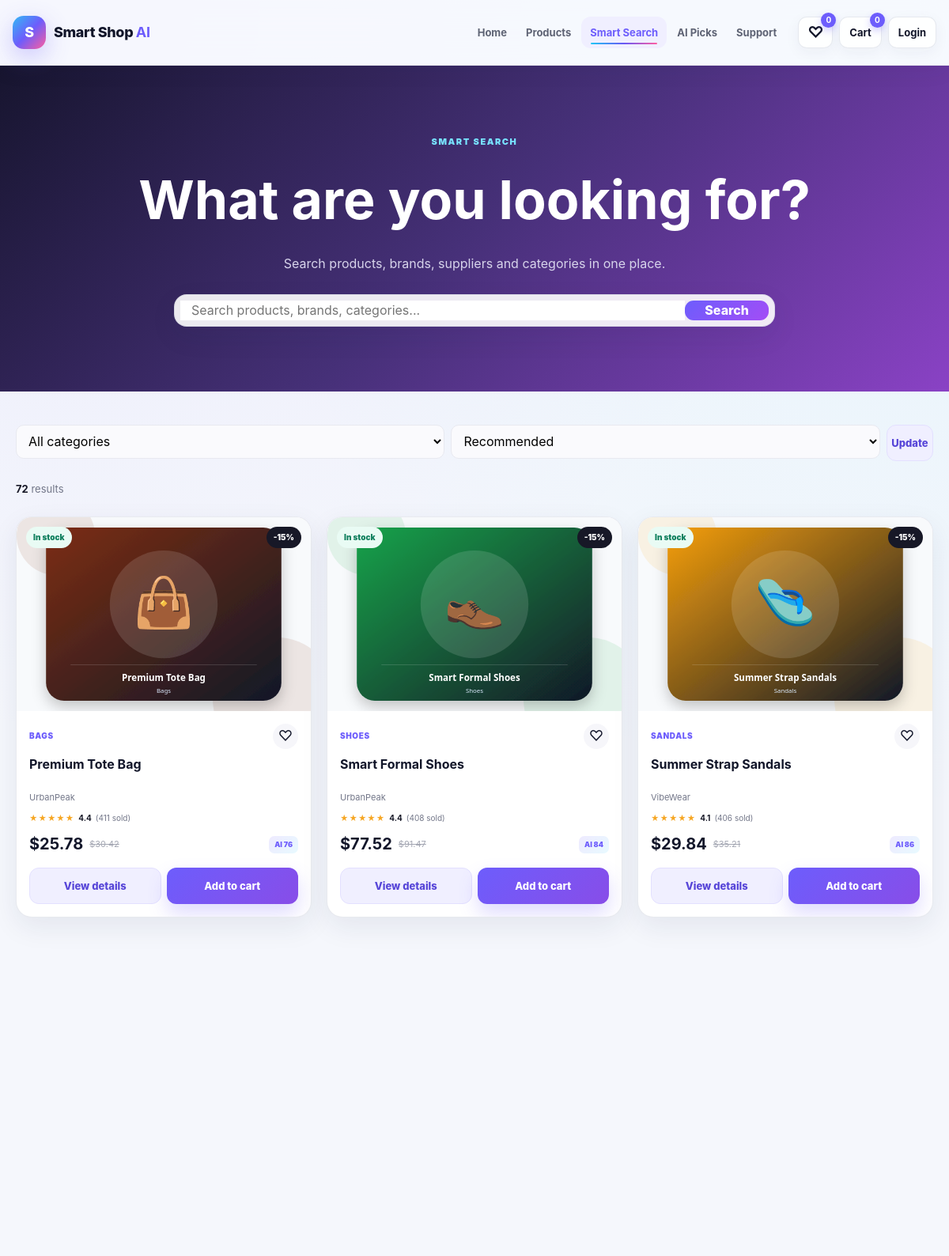
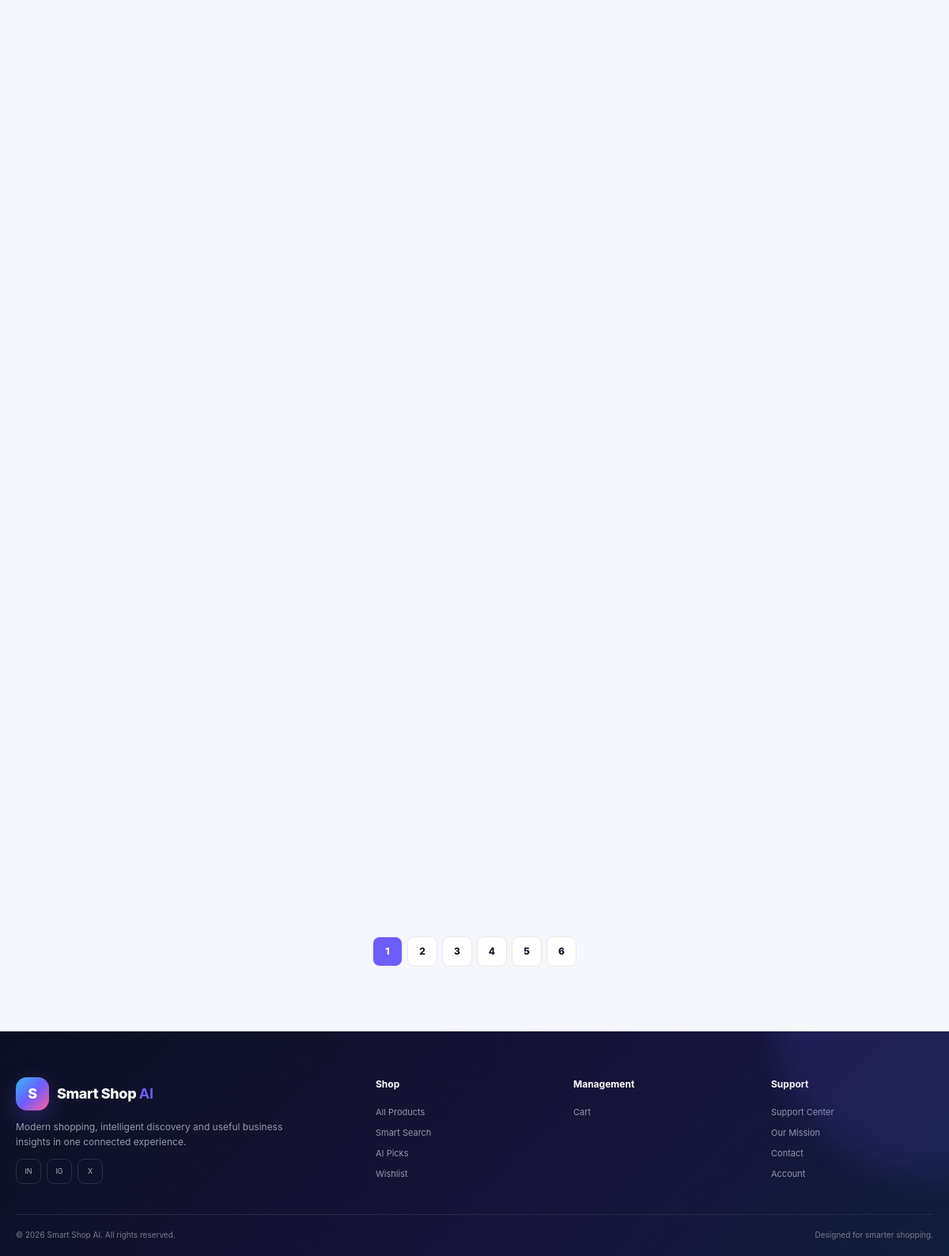
Screenshot of /search with the database file from the repository (2 pictures, top to bottom).
### tables this page shows
CREATE TABLE products (
                product_id INTEGER PRIMARY KEY AUTOINCREMENT,
                name TEXT NOT NULL,
                category TEXT NOT NULL,
                brand TEXT DEFAULT '',
                price REAL NOT NULL DEFAULT 0,
                stock INTEGER NOT NULL DEFAULT 0,
                rating REAL NOT NULL DEFAULT 0,
                sales INTEGER NOT NULL DEFAULT 0,
                supplier TEXT DEFAULT '',
                links TEXT DEFAULT '',
                content TEXT DEFAULT '',
                description TEXT DEFAULT '',
                image TEXT DEFAULT '',
                created_at TEXT DEFAULT CURRENT_TIMESTAMP
            );

### app.py (the view)
@app.route("/search")
def search():
    keyword = request.args.get("q", "").strip()
    category = request.args.get("category", "All").strip() or "All"
    sort = request.args.get("sort", "featured").strip()
    try: page = int(request.args.get("page", 1))
    except ValueError: page = 1
    db = DatabaseManager()
    try:
        all_items = list(db.search_and_filter(keyword, category, sort))
        categories = db.get_categories()
    finally:
        db.close()
    items, page, pages, total = paginate(all_items, page, 12)
    return render_template("search.html", products=items, categories=categories, keyword=keyword,
                           selected_category=category, selected_sort=sort, page=page, pages=pages, total=total)

### app.py (called while the page is built, shortened)
def cart_map():
    raw = session.get("cart", {})
    if isinstance(raw, dict):
        clean = {}
        for key, value in raw.items():
            try:
                pid, qty = int(key), max(1, int(value))
                clean[pid] = qty
            except (TypeError, ValueError):
                continue
        return clean

def wishlist_ids():
    raw = session.get("wishlist", [])
    if not isinstance(raw, list):
        return []
    result = []
    return result

def ai_score(product):
    sales = int(product["sales"] or 0)
    rating = float(product["rating"] or 0)
    stock = int(product["stock"] or 0)
    sales_component = min(sales / 420, 1) * 45
    rating_component = min(rating / 5, 1) * 30
    availability_component = min(stock / 85, 1) * 25
    return round(sales_component + rating_component + availability_component)

def paginate(items, page, per_page=12):
    total = len(items)
    pages = max(1, ceil(total / per_page))
    page = min(max(1, page), pages)
    start = (page - 1) * per_page
    return items[start:start + per_page], page, pages, total

@app.context_processor
def global_shop_data():
    cart = cart_map()
    wish = wishlist_ids()
    return {
        "cart_count": sum(cart.values()),
        "cart_map": cart,
        "wishlist_count": len(wish),
        "wishlist_ids": wish,
        "current_endpoint": request.endpoint or "",
        "ai_score": ai_score,
        "is_admin": is_admin(),
    }

@app.before_request
def startup():
    if not getattr(app, "_catalogue_ready", False):
        ensure_catalogue()
        app._catalogue_ready = True

def is_admin():
    return session.get("role") == "admin"

### database/database.py (called while the page is built)
    def close(self) -> None:
        try:
            self.connection.close()
        except Exception:
            pass

    def get_categories(self):
        rows = self.cursor.execute(
            """
            SELECT category, COUNT(*) AS product_count, COALESCE(SUM(sales),0) AS sales,
                   COALESCE(SUM(stock),0) AS stock
            FROM products
            GROUP BY category
            ORDER BY category COLLATE NOCASE
            """
        ).fetchall()
        return [row["category"] for row in rows]

### templates/search.html (shortened to what this page needs)
{% extends "base.html" %}{% from "_macros.html" import product_card with context %}
{% block content %}
<section class="search-hero"><div class="shell search-center"><span class="kicker light-kicker">SMART SEARCH</span><h1>What are you looking for?</h1><p>Search products, brands, suppliers and categories in one place.</p><form class="search-mega" method="GET" action="{{ url_for('search') }}"><input name="q" value="{{ keyword }}" placeholder="Search products, brands, categories..."><button type="submit">Search</button></form></div></section>
<section class="section compact-top"><div class="shell"><form class="mini-filters" method="GET" action="{{ url_for('search') }}"><select name="category"><option value="All">All categories</option></select><select name="sort"><option value="featured">Recommended</option></select><button class="btn btn-soft" type="submit">Update</button></form><div class="results-line"><div><b>{{ total }}</b> results</div></div>{% if products %}<div class="product-grid product-grid-3">{% for p in products %}{{ product_card(p) }}{% endfor %}</div>{% else %}<div class="empty-state"><div class="empty-symbol">?</div><h2>No matching products</h2><p>Try a broader search or explore the full catalogue.</p><a class="btn btn-primary" href="{{ url_for('products') }}">Browse products</a></div>{% endif %}{% if pages > 1 %}<nav class="pagination">{% for n in range(1,pages+1) %}<a class="{% if n==page %}current{% endif %}" href="{{ url_for('search', q=keyword, category=selected_category, sort=selected_sort, page=n) }}">{{ n }}</a>{% endfor %}</nav>{% endif %}</div></section>
{% endblock %}

### templates/base.html (shortened to what this page needs)
<!doctype html>
<html lang="en">
<head>
  <link rel="stylesheet" href="{{ url_for('static', filename='css/style.css') }}">
</head>
<body>
<header class="site-header">
  <div class="nav-shell">
    <a class="brand" href="{{ url_for('home') }}"><span class="brand-mark">S</span><span>Smart Shop <b>AI</b></span></a>
    <nav class="main-nav">
      <a class="{% if current_endpoint=='home' %}active{% endif %}" href="{{ url_for('home') }}">Home</a>
      <a class="{% if current_endpoint in ['products','product_detail','add_product','edit_product'] %}active{% endif %}" href="{{ url_for('products') }}">Products</a>
      <a class="{% if current_endpoint=='search' %}active{% endif %}" href="{{ url_for('search') }}">Smart Search</a>
      <a class="{% if current_endpoint=='recommendations' %}active{% endif %}" href="{{ url_for('recommendations') }}">AI Picks</a>
      <a class="{% if current_endpoint=='support' %}active{% endif %}" href="{{ url_for('support') }}">Support</a>
    </nav>
    <div class="nav-actions">
      <a class="icon-link" href="{{ url_for('wishlist') }}" aria-label="Wishlist">&#9825;<span class="count-badge">{{ wishlist_count }}</span></a>
      <a class="icon-link" href="{{ url_for('cart') }}" aria-label="Cart">Cart<span class="count-badge">{{ cart_count }}</span></a>
      {% if session.get('username') %}<a class="account-link" href="{{ url_for('logout') }}">Logout</a>{% else %}<a class="account-link" href="{{ url_for('login') }}">Login</a>{% endif %}
    </div>
  </div>
</header>
<main>{% block content %}{% endblock %}</main>
<footer class="site-footer">
  <div class="footer-shell">
    <div class="footer-brand"><a class="brand brand-light" href="{{ url_for('home') }}"><span class="brand-mark">S</span><span>Smart Shop <b>AI</b></span></a><p>Modern shopping, intelligent discovery and useful business insights in one connected experience.</p><div class="social-row"><span>IN</span><span>IG</span><span>X</span></div></div>
    <div class="footer-col"><h4>Shop</h4><a href="{{ url_for('products') }}">All Products</a><a href="{{ url_for('search') }}">Smart Search</a><a href="{{ url_for('recommendations') }}">AI Picks</a><a href="{{ url_for('wishlist') }}">Wishlist</a></div>
    <div class="footer-col"><h4>Management</h4>{% if is_admin %}<a href="{{ url_for('admin_dashboard') }}">Admin Panel</a><a href="{{ url_for('admin_products') }}">Manage Products</a><a href="{{ url_for('admin_orders') }}">Manage Orders</a><a href="{{ url_for('admin_returns') }}">Manage Returns</a><a href="{{ url_for('admin_users') }}">Manage Users</a>{% else %}<a href="{{ url_for('cart') }}">Cart</a>{% endif %}</div>
    <div class="footer-col"><h4>Support</h4><a href="{{ url_for('support') }}">Support Center</a><a href="{{ url_for('about') }}">Our Mission</a><a href="{{ url_for('contact') }}">Contact</a><a href="{{ url_for('login') }}">Account</a></div>
  </div>
  <div class="footer-bottom"><span>&copy; 2026 Smart Shop AI. All rights reserved.</span><span>Designed for smarter shopping.</span></div>
</footer>
</body>
</html>

### templates/_macros.html
{% macro product_card(product) %}
<article class="product-card reveal">
  <a class="product-media" href="{{ url_for('product_detail', product_id=product.product_id) }}">
    <img src="{{ url_for('static', filename='images/' + (product.image or 'product_1.svg')) }}" alt="{{ product.name }}" loading="lazy">
    <span class="product-badge {% if product.stock <= 12 %}badge-danger{% endif %}">{% if product.stock <= 0 %}Out of stock{% elif product.stock <= 12 %}Low stock{% else %}In stock{% endif %}</span>
    <span class="discount-badge">-15%</span>
  </a>
  <div class="product-copy">
    <div class="product-topline"><span class="category-tag">{{ product.category }}</span><a class="heart {% if product.product_id in wishlist_ids %}saved{% endif %}" href="{{ url_for('toggle_wishlist', product_id=product.product_id) }}" aria-label="Toggle wishlist">&#9825;</a></div>
    <h3><a href="{{ url_for('product_detail', product_id=product.product_id) }}">{{ product.name }}</a></h3>
    <p class="brand-line">{{ product.brand }}</p>
    <div class="rating-row"><span class="stars">&#9733;&#9733;&#9733;&#9733;&#9733;</span><b>{{ '%.1f'|format(product.rating) }}</b><span>({{ product.sales }} sold)</span></div>
    <div class="price-row"><strong>${{ '%.2f'|format(product.price) }}</strong><del>${{ '%.2f'|format(product.price * 1.18) }}</del><span class="ai-pill">AI {{ ai_score(product) }}</span></div>
    <div class="card-actions"><a class="btn btn-soft" href="{{ url_for('product_detail', product_id=product.product_id) }}">View details</a><a class="btn btn-primary" href="{{ url_for('add_to_cart', product_id=product.product_id) }}">Add to cart</a></div>
  </div>
</article>
{% endmacro %}

### rows the page displays
products: image (picture), stock "In stock", category "BAGS", name "Premium Tote Bag", brand "UrbanPeak", rating "4.4", sales "411", price "25.78", product.price*1.18 "30.42", ai_score "76"
products: image (picture), stock "In stock", category "SHOES", name "Smart Formal Shoes", brand "UrbanPeak", rating "4.4", sales "408", price "77.52", product.price*1.18 "91.47", ai_score "84"
products: image (picture), stock "In stock", category "SANDALS", name "Summer Strap Sandals", brand "VibeWear", rating "4.1", sales "406", price "29.84", product.price*1.18 "35.21", ai_score "86"

### other values shown
{{ wishlist_count }} "0"
{{ cart_count }} "0"
{{ total }} "72"
{{ n }} "1" "2" "3" "4" "5" "6"
